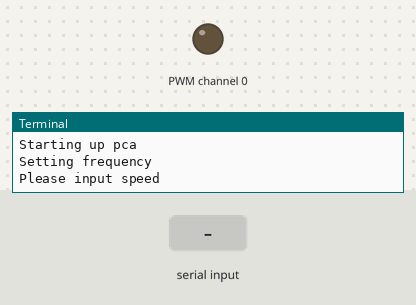
A program run on a simulated Raspberry Pi (BCM pin numbers). Shown: output pins drawn as LEDs (lit = HIGH), the last lines printed to the terminal. The inputs (shaded band) are chosen by the test bench.

Above: at 1.2 s.
1.3 s: "5" typed at the terminal, then Enter
At 2.0 s:
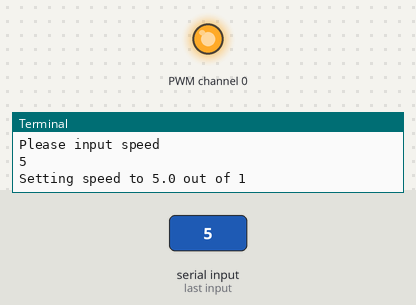
2.8 s: "0" typed at the terminal, then Enter
At 3.2 s:
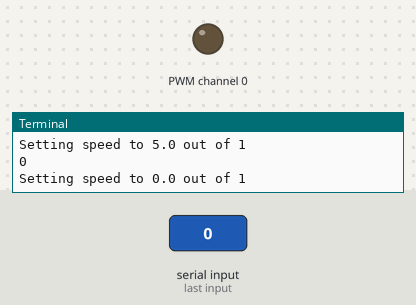
Timing chart, 0 to 5.8 s (numbered marks = the images above; inputs shaded):
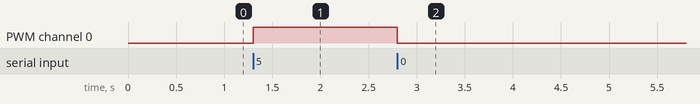

The program:

testPWM.py
```python
from board import SCL, SDA
import busio
from adafruit_pca9685 import PCA9685
import time
import RPi.GPIO as GPIO  # Yes, that's RPi, as in Raspberry Pi. Jetson doesn't support PWM.

print("Starting up")
i2c_bus = busio.I2C(SCL, SDA)
print(i2c_bus.scan())

print("Starting up pca")
pca = PCA9685(i2c_bus)

print("Setting frequency")
pca.frequency = 369#2000#100

# Disable warning from GPIO
GPIO.setwarnings(False)

MAX = 0xFFFF

PINS = [0]
# PERCENT_SPEEDS = [0, 0.1, 0.2]
TEST_PIN = 1

def setSpeed(percentSpeed, pin):
    print(f"Setting speed to {percentSpeed} out of 1")
    speed = abs( int(MAX*percentSpeed) )
    pca.channels[pin].duty_cycle = speed


print("Please input speed")
while True:
    percentSpeed = float(input())
    # print(percentSpeed)
    for pin in PINS:
        setSpeed(percentSpeed, pin)


# setSpeed(0)
# time.sleep(3)

# setSpeed(0.5)
# time.sleep(3)

# setSpeed(1)
# time.sleep(3)

# setSpeed(0)


# setup()

print("Cleaning it up")
```

Measured:
- after the input at 1.3 s, PWM channel 0: LOW → HIGH at once
- after the input at 2.8 s, PWM channel 0: HIGH → LOW at once
